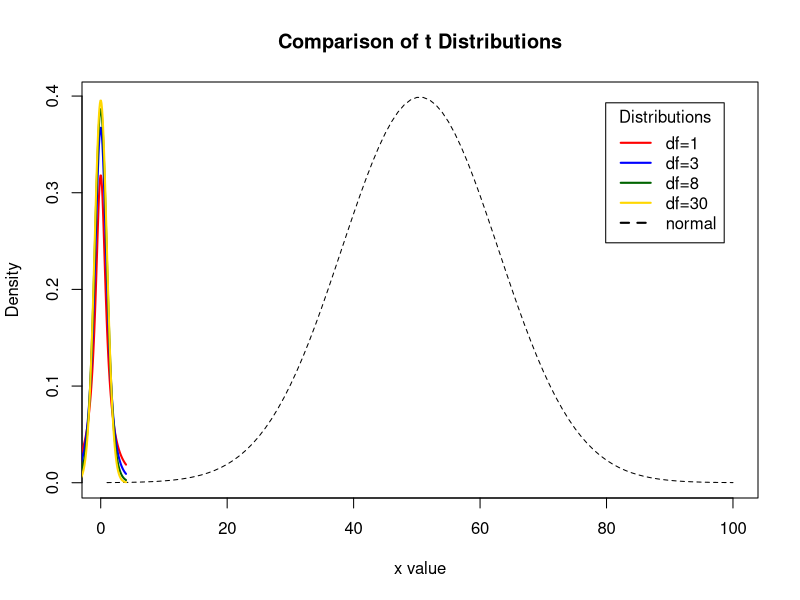
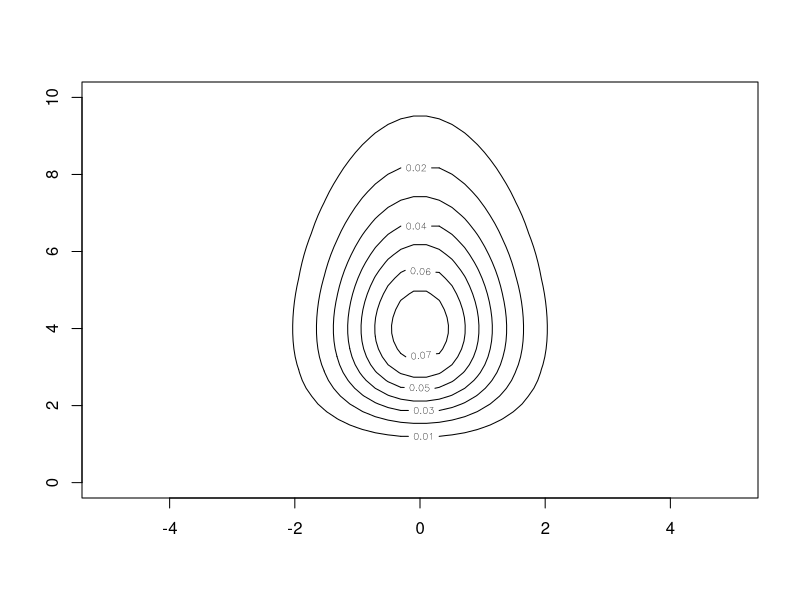
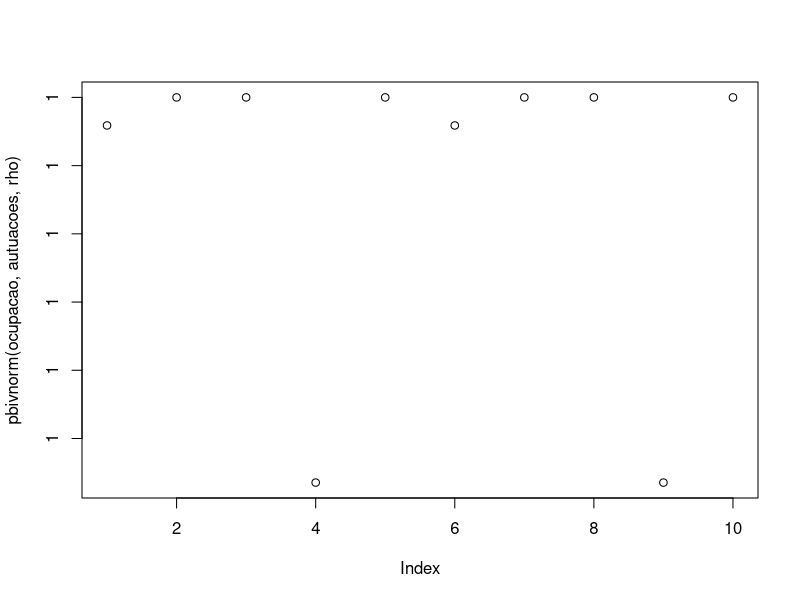

Reproduce these figures in R, in order.
# Display the Student's t distributions with various
# degrees of freedom and compare to the normal distribution
ocupacao <- c(29, 28, 15, 13, 17)
monitores <- c(88, 75, 15, 15, 7)
autuacoes <- c(6.6, 14.7, 9.3, 6.2, 23.6) # *10^3
x <- seq(-4, 4, length=100)
hx <- dnorm(x)

degf <- c(1, 3, 8, 30)
colors <- c("red", "blue", "darkgreen", "gold", "black")
labels <- c("df=1", "df=3", "df=8", "df=30", "normal")

plot(hx, type="l", lty=2, xlab="x value",
     ylab="Density", main="Comparison of t Distributions")

for (i in 1:4){
  lines(x, dt(x,degf[i]), lwd=2, col=colors[i])
}

legend("topright", inset=.05, title="Distributions",
       labels, lwd=2, lty=c(1, 1, 1, 1, 2), col=colors)


x <- seq(-5, 5, len = 50)
y <- seq(0.001, 10, len = 50)
z <- outer(x, y, function(x, y){
  dnorm(x) * dgamma(y, 5)
})

contour(x, y, z)

library(pbivnorm)
x <- rnorm(10)
y <- rnorm(10)
rho <- runif(10)
pbivnorm(x, y, rho)
plot(pbivnorm(ocupacao, autuacoes, rho))
